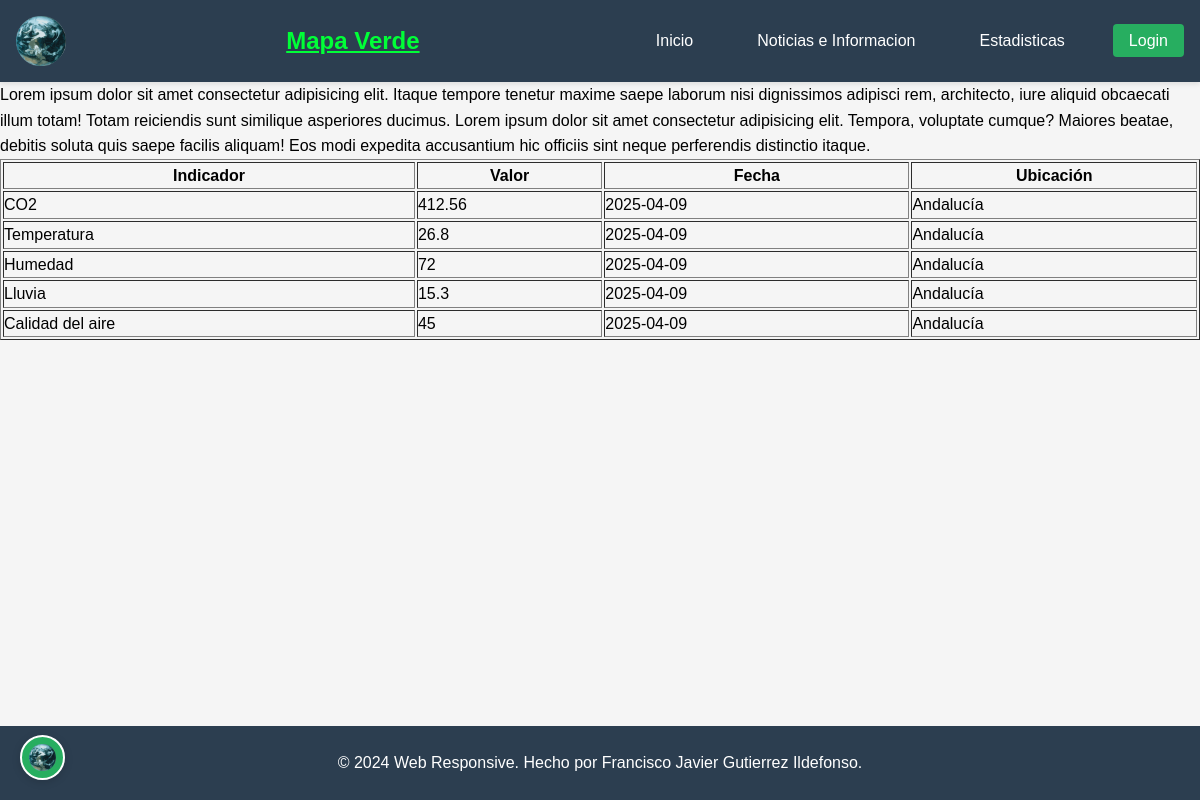
The page /estadisticas.php on the database its author committed.
### tables this page shows
CREATE TABLE IF NOT EXISTS `estadisticas_medioambientales` (
  `id` int(11) NOT NULL AUTO_INCREMENT,
  `indicador` varchar(255) DEFAULT NULL,
  `valor` float DEFAULT NULL,
  `fecha` date DEFAULT NULL,
  `ubicacion` varchar(255) DEFAULT NULL,
  PRIMARY KEY (`id`)
);

### estadisticas.php (the view, shortened to what this page needs)
<!DOCTYPE html>
<html lang="en">
<head>
    <link rel="stylesheet" href="css/estilo.css">
</head>
<body>
    <header>
        <nav>
        <img id="logotipo" src="imagenes/imageniatierra.png"><div class="logo"><a class="logo" href="index.php">Mapa Verde</a></div>
            <ul class="nav-links">
                <li><a href="index.php">Inicio</a></li>
                <li><a href="noticias.php">Noticias e Informacion</a></li>
                <li><a href="estadisticas.php">Estadisticas</a></li>
                <li><a href="login.php" class="login-btn">Login</a></li>
            </ul>
        </nav>
    </header>
    <main>
        <div id="noticias1" tabindex="1">
            <p>
                Lorem ipsum dolor sit amet consectetur adipisicing elit. Itaque tempore tenetur maxime saepe laborum nisi dignissimos adipisci rem, architecto, iure aliquid obcaecati illum totam! Totam reiciendis sunt similique asperiores ducimus.
                Lorem ipsum dolor sit amet consectetur adipisicing elit. Tempora, voluptate cumque? Maiores beatae, debitis soluta quis saepe facilis aliquam! Eos modi expedita accusantium hic officiis sint neque perferendis distinctio itaque.
            </p>
        </div>
    </main>
    <?php
    require_once ('db-connect.php');
    $sql = "SELECT indicador, valor, fecha, ubicacion FROM estadisticas_medioambientales";
    $result = $conn->query($sql);
    echo "<table border='1'>
        <tr>
            <th>Indicador</th>
            <th>Valor</th>
            <th>Fecha</th>
            <th>Ubicación</th>
        </tr>";
    if ($result->num_rows > 0) {
        while($row = $result->fetch_assoc()) {
         echo "<tr>
                    <td>" . $row["indicador"] . "</td>
                    <td>" . $row["valor"] . "</td>
                    <td>" . $row["fecha"] . "</td>
                    <td>" . $row["ubicacion"] . "</td>
                </tr>";
    }
    } else {
        echo "<tr><td colspan='4'>No hay datos disponibles.</td></tr>";
    }
        echo "</table>";
    ?>
        <div id="chat-icon" class="chat-icon">
        <img src="imagenes/imageniatierra.png" alt="Chat IA">
    </div>
    <footer>
        <p>&copy; 2024 Web Responsive. Hecho por Francisco Javier Gutierrez Ildefonso.</p>
    </footer>
</body>
</html>

### css/estilo.css (style rules this page uses)
* { margin: 0; padding: 0; box-sizing: border-box; font-family: 'Arial', sans-serif; }
body { display: flex; flex-direction: column; min-height: 100vh; line-height: 1.6; background-color: #f5f5f5; }
header { background: #2c3e50; color: white; padding: 1rem 0; box-shadow: 0 2px 5px rgba(0,0,0,0.1); }
nav { display: flex; justify-content: space-between; align-items: center; max-width: 1200px; margin: 0 auto; padding: 0 1rem; }
.logo { font-size: 1.5rem; font-weight: bold; color: #00ff37; }
#logotipo { width: 50px; height: 50px; display: block; }
.nav-links { display: flex; gap: 2rem; list-style: none; }
.nav-links a { color: white; text-decoration: none; padding: 0.5rem 1rem; border-radius: 4px; transition: all 0.3s ease; }
.login-btn { background-color: #27ae60; padding: 0.5rem 1.5rem; border-radius: 25px; transition: transform 0.3s ease, box-shadow 0.3s ease; }
.chat-icon { position: fixed; bottom: 20px; left: 20px; width: 45px; height: 45px; background: #27ae60; border-radius: 50%; cursor: pointer; display: flex; align-items: center; justify-content: center; box-shadow: 0 2px 8px rgba(0,0,0,0.15); transition: all 0.3s ease; z-index: 1000; overflow: hidden; border: 2px solid #fff; }
.chat-icon img { width: 100%; height: 65%; object-fit: contain; transition: transform 0.2s ease; }
footer { background: #2c3e50; color: white; text-align: center; padding: 1.5rem; margin-top: auto; }

### estadisticas.php (style rules this page uses)
body { font-family: Arial, Helvetica, sans-serif; margin: 0; padding: auto; }

### rows shown on the page
estadisticas_medioambientales: indicador "CO2", valor "412.56", fecha "2025-04-09", ubicacion "Andalucía"
estadisticas_medioambientales: indicador "Temperatura", valor "26.8", fecha "2025-04-09", ubicacion "Andalucía"
estadisticas_medioambientales: indicador "Humedad", valor "72", fecha "2025-04-09", ubicacion "Andalucía"
estadisticas_medioambientales: indicador "Lluvia", valor "15.3", fecha "2025-04-09", ubicacion "Andalucía"
estadisticas_medioambientales: indicador "Calidad del aire", valor "45", fecha "2025-04-09", ubicacion "Andalucía"
